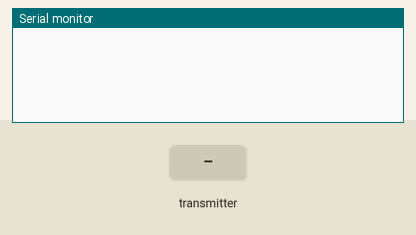
Simulated run of this sketch. Board: Arduino Uno, built with avr-gcc and run on an emulated ATmega328P. Shown: the last lines printed to the serial monitor. Inputs (shaded band) come from the test bench. No radio packets arrive unless stated.

Above: at 1.2 s.
1.3 s: the transmitter starts sending data_1.0 = 0
At 2.4 s:
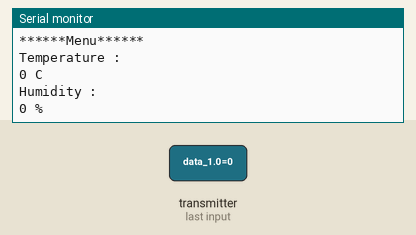
2.8 s: the transmitter starts sending data_1.1 = 128
At 3.7 s:
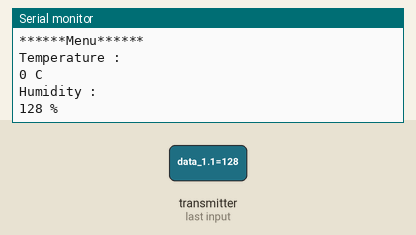
5.8 s: the transmitter starts sending data_1.0 = 64
8.8 s: the transmitter starts sending data_1.1 = 0
11.8 s: the transmitter starts sending data_1.0 = 128
14.8 s: the transmitter starts sending data_1.1 = 255
At 15.5 s:
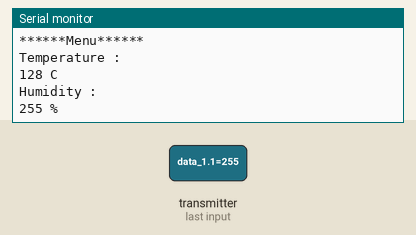
Timing chart, 0 to 17.8 s (numbered marks = the images above; inputs shaded):
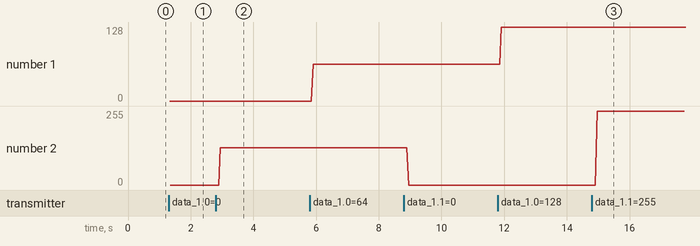

The sketch:

RF_RECIEVER.ino
```cpp
#include <SPI.h>
#include <nRF24L01.h>
#include <RF24.h>
#include <RF24_config.h>


static const byte glyph[] = { B00010000, B00110100, B00110000, B00110100, B00010000 };

////////////////////////////////////

RF24 radio(9,10);    // define radio pin, this case mean CE -> 8(Green) & CSI -> 10(Yellow)
const uint64_t pipe = 0xE8E8F0F0E1LL;    // define pipe of signal, ardresse of pipe
byte data_1[3];      // data receive from transmitter. "humidity" and "Temperature"

void setup(void)
{
  Serial.begin(9600);
  radio.begin();  // Start up radio of NRF24
  radio.openReadingPipe(1,pipe);  // open a pipe for read a radio
  radio.startListening();  // start listening all data transmitted by client
  pinMode(1,OUTPUT);
}

void loop()
{
  if ( radio.available() )
  {
     bool done = false;  // define done in boolin type for a loop while
     digitalWrite(2,HIGH);
    while (!done)  // not done
    {
      done = radio.read( data_1, sizeof(data_1) );


       Serial.print("******Menu****** \n");   // Print or display "MenuTuto" on first line of LCD

        Serial.print("Temperature :\n");
        Serial.print(data_1[0]);
       Serial.println(" C");

       Serial.print("Humidity :\n");
       Serial.print(data_1[1]);
       Serial.println(" %");

      delay(10);
    }
  }
  digitalWrite(2,LOW);


}
```

Measured:
- after the input at 1.3 s, the serial monitor: prints a new line at once (image 1)
- after the input at 2.8 s, the serial monitor: prints a new line after 0.15 s (image 2)
- after the input at 14.8 s, the serial monitor: prints a new line after 0.16 s (image 3)
- plotted number 1: 0 → 64 after the input at 5.8 s
- plotted number 2: 0 → 128 after the input at 2.8 s, 0 → 255 after the input at 14.8 s
